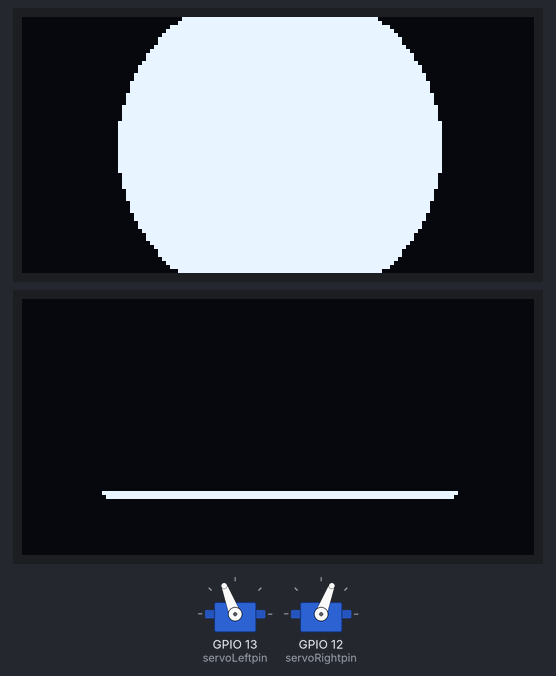
Bench run of a program on a simulated ESP32. Parts: 2 × 128×64 one-colour display, 2 × servo.

Above: at 0.51 s.
At 11.02 s:
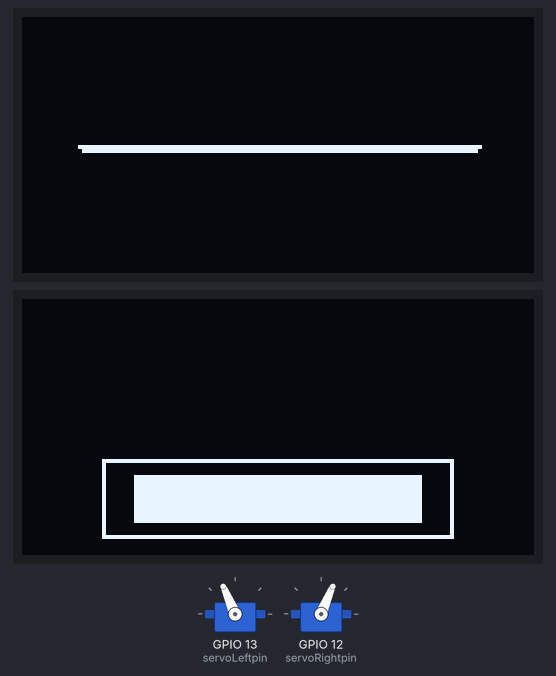
At 19.12 s:
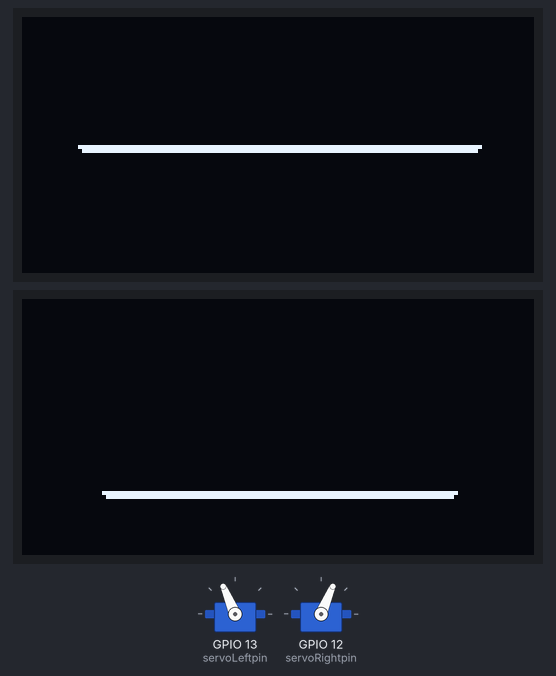
At 39.82 s:
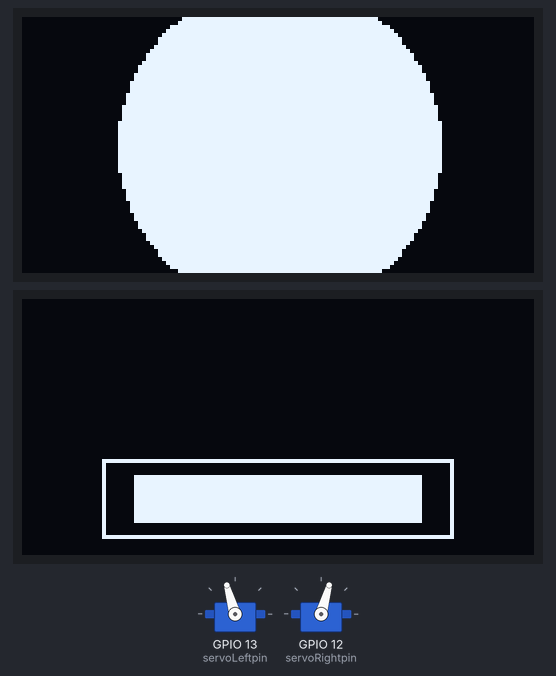
Timing chart, 0 to 40.0 s (numbered marks = the images above):
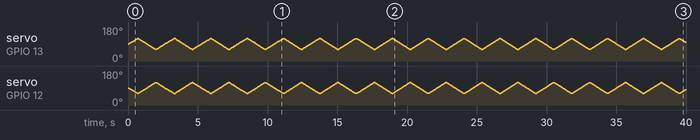

The program:

main.cpp
```cpp
#include <Arduino.h>
#include <ESP32Servo.h>
#include "eyeblink.h"

Servo servoLeft;
Servo servoRight;

#define servoLeftpin 13
#define servoRightpin 12
int leftAngle = 90;          // Initial angle for left servo
int rightAngle = 90;         // Initial angle for right servo

const int leftMin = 60;      // Minimum angle for left servo
const int leftMax = 120;     // Maximum angle for left servo
const int rightMin = 60;     // Minimum angle for right servo
const int rightMax = 120;    // Maximum angle for right servo

int leftDirection = 1;       // Direction for left servo movement
int rightDirection = -1;     // Direction for right servo movement

unsigned long previousMillis1 = 0;  // Stores the last time servos were updated
const int servoSpeed = 20;         // Time interval between updates (ms)
void setup() {
  initeyedisplay();
  ESP32PWM::allocateTimer(0);
	ESP32PWM::allocateTimer(1);
	ESP32PWM::allocateTimer(2);
	ESP32PWM::allocateTimer(3);
	servoLeft.setPeriodHertz(50);    // standard 50 hz servo
	servoLeft.attach(servoLeftpin, 1000, 2000);
  servoRight.setPeriodHertz(50);    // standard 50 hz servo
  servoRight.attach(servoRightpin, 1000, 2000);

  servoLeft.write(leftAngle);  // Set initial position
  servoRight.write(rightAngle);

}

void loop() {
  eyeblink();
  unsigned long currentMillis = millis();

  // Check if it's time to update servo positions
  if (currentMillis - previousMillis1 >= servoSpeed) {
    previousMillis1 = currentMillis;

    // Update left servo position
    leftAngle += leftDirection;
    if (leftAngle <= leftMin || leftAngle >= leftMax) {
      leftDirection *= -1; // Reverse direction at boundaries
    }
    servoLeft.write(leftAngle);

    // Update right servo position
    rightAngle += rightDirection;
    if (rightAngle <= rightMin || rightAngle >= rightMax) {
      rightDirection *= -1; // Reverse direction at boundaries
    }
    servoRight.write(rightAngle);
  }
}
```

eyeblink.h
```cpp
#pragma once
#include <Arduino.h>
#include <U8g2lib.h>
#include <Wire.h>

// Create the display object for a 128x64 OLED using I2C
U8G2_SH1106_128X64_NONAME_F_HW_I2C u8g2(U8G2_R0, /* reset=*/U8X8_PIN_NONE, /* clock=*/22, /* data=*/21);
U8G2_SSD1306_128X64_NONAME_F_HW_I2C mdisp(U8G2_R0, /* reset=*/U8X8_PIN_NONE, /* clock=*/22, /* data=*/21);

int blinkDelay = 200;  // Time for eye to remain open
int blinkCloseDuration = 2500;  // Time for eye to remain closed
unsigned long mouthAnimationDelay = 300;  // Interval for mouth animation

// Timing variables for non-blocking delay
unsigned long previousMillis = 0;
unsigned long mouthPreviousMillis = 0;
int blinkState = 0;  // 0 for open eye, 1 for closed eye
int mouthState = 0;  // 0 for closed mouth, 1 for open mouth

// Function to draw an open eye
void drawEyeOpen() {
    u8g2.clearBuffer();

    // Draw eye outline (maximize size with thicker lines)
    u8g2.setDrawColor(1);  // Set draw color to white

    // Draw pupil (larger pupil)
    u8g2.drawDisc(64, 32, 40); // Larger pupil at center

    u8g2.sendBuffer();
}

// Function to draw a closed eye
void drawEyeClosed() {
    u8g2.clearBuffer();

    // Draw closed eye (thicker horizontal line)
    u8g2.drawLine(14, 32, 114, 32);  // Maximize length of closed eye
    u8g2.drawLine(15, 33, 113, 33);  // Thicken the line for the closed eye

    u8g2.sendBuffer();
}

// Function to draw a robotic mouth animation on the second display
void mouthanimation() {
    unsigned long currentMillis = millis();

    if (currentMillis - mouthPreviousMillis >= mouthAnimationDelay) {
        mouthPreviousMillis = currentMillis;
        mdisp.clearBuffer();

        if (mouthState == 0) {
            // Draw closed mouth (a horizontal line)
            mdisp.drawLine(20, 48, 108, 48);
            mdisp.drawLine(21, 49, 107, 49);
            mouthState = 1;  // Switch to open mouth
        } else {
            // Draw open mouth (a rectangle simulating an open mouth)
            mdisp.drawFrame(20, 40, 88, 20);  // Outer rectangle
            mdisp.drawBox(28, 44, 72, 12);    // Inner black box to create a "mouth" effect
            mouthState = 0;  // Switch to closed mouth
        }

        mdisp.sendBuffer();
    }
}

void initeyedisplay() {
    // Initialize the display
    u8g2.begin();
    mdisp.setI2CAddress(0x3D << 1);
    mdisp.begin();
}

void eyeblink() {
    unsigned long currentMillis = millis();

    if (blinkState == 0 && currentMillis - previousMillis >= blinkDelay) {
        // Open eye for blinkDelay duration
        drawEyeOpen();
        blinkState = 1;  // Switch to closed eye
        previousMillis = currentMillis;
    }
    else if (blinkState == 1 && currentMillis - previousMillis >= blinkCloseDuration) {
        // Close eye for blinkCloseDuration
        drawEyeClosed();
        blinkState = 0;  // Switch back to open eye
        previousMillis = currentMillis;
    }
    mouthanimation();
}
```
